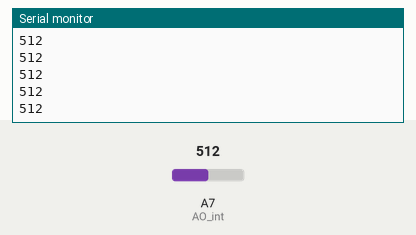
Recording of a sketch running on a simulated Arduino Nano, built with avr-gcc and run on an emulated ATmega328P. On the bench: the last lines printed to the serial monitor. Inputs (shaded band) come from the test bench; at power-on: A7 (AO_int) = 512.

Above: at 1.2 s.
1.3 s: A7 (AO_int) set to 716
At 2.3 s:
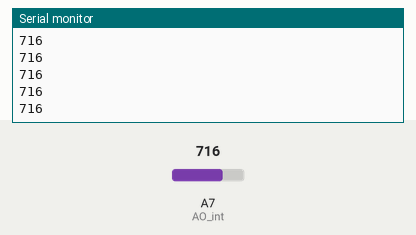
2.8 s: A7 (AO_int) set to 900
At 3.3 s:
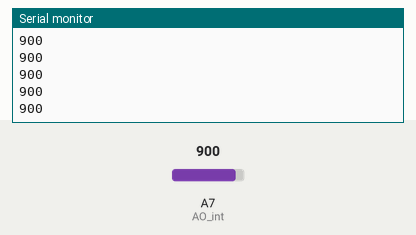
Timing chart, 0 to 5.8 s (numbered marks = the images above; inputs shaded):
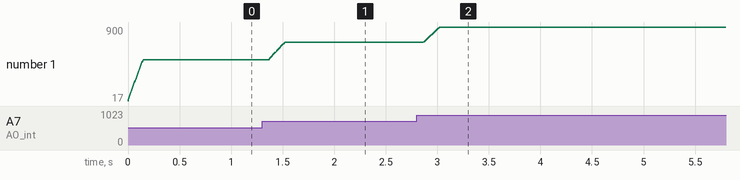

The sketch:

Flex_1.ino
```cpp
//Variables............................................INICIALIZACION
const int AO_int = A7;
const int numReadings = 30;   // Numero de muestras
int readings[numReadings];
int readIndex = 0;
int total = 0;
int average = 0;

void setup() {
  Serial.begin(9600);
  for (int thisReading = 0; thisReading < numReadings; thisReading++) {
    readings[thisReading] = 0;
  }
}

void loop() {
  total = total - readings[readIndex];
  readings[readIndex] = analogRead(AO_int);
  total = total + readings[readIndex];
  readIndex = readIndex + 1;

  if (readIndex >= numReadings) {
    readIndex = 0;
  }
  average = total / numReadings;

  if (readIndex >= numReadings) {
    readIndex = 0;
  }
  average = total / numReadings;

  Serial.println(average);
  delay(1);
}
```

Measured:
- after the input at 1.3 s, the serial monitor: prints a new line after 0.07 s (image 1)
- after the input at 2.8 s, the serial monitor: prints a new line after 0.07 s (image 2)
- plotted number 1: 512 → 716 after the input at 1.3 s, 716 → 900 after the input at 2.8 s
